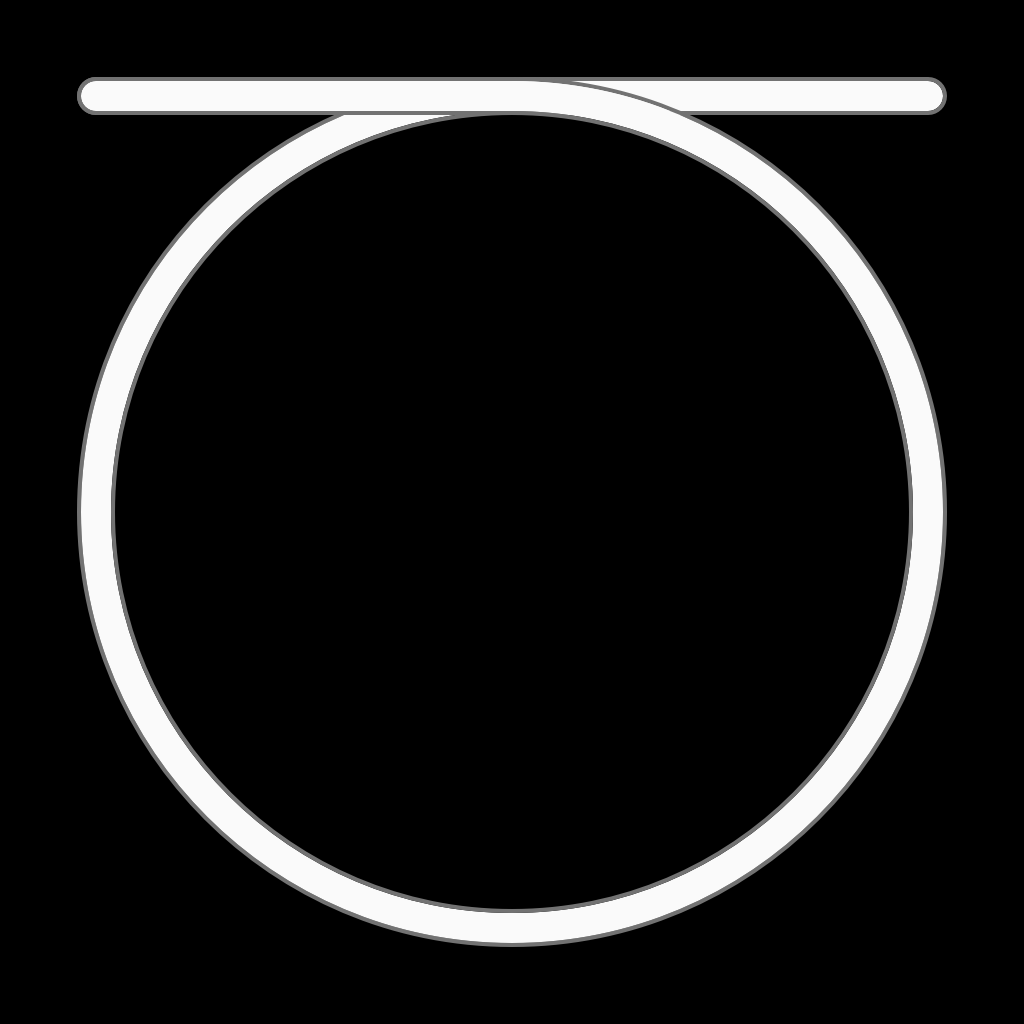

Tiled map render using the project's own tile images. Description and the whole map definition, tile-layer contents included, below:
An orthogonal 16x16 tile map with 64x64 px tiles, 2 tile layers (0, 2).

<map version="1.2" tiledversion="1.2.3" orientation="orthogonal" renderorder="right-down" width="16" height="16" tilewidth="64" tileheight="64" infinite="0" nextlayerid="4" nextobjectid="1">
 <tileset firstgid="1" name="temp-tiles" tilewidth="64" tileheight="64" tilecount="66" columns="11">
  <image source="../assets/temp-tiles.png" trans="eebdfa" width="704" height="384" />
 </tileset>
 <layer id="1" name="0" width="16" height="16">
  <data encoding="csv">
0,0,0,0,0,0,0,0,0,0,0,0,0,0,0,0,
0,2684354585,0,0,2147483690,2147483689,2147483688,2147483687,2684354584,2684354584,2684354584,2684354584,2684354584,2684354584,1610612761,0,
0,0,0,2147483702,2147483701,2147483700,2147483699,0,0,0,0,0,0,0,0,0,
0,0,1610612790,2147483713,2147483712,0,0,0,0,0,0,0,0,0,0,0,
0,1610612778,1610612789,1610612800,0,0,0,0,0,0,0,0,0,0,0,0,
0,1610612777,1610612788,0,0,0,0,0,0,0,0,0,0,0,0,0,
0,1610612776,1610612787,0,0,0,0,0,0,0,0,0,0,0,0,0,
0,1610612775,0,0,0,0,0,0,0,0,0,0,0,0,0,0,
0,536870951,0,0,0,0,0,0,0,0,0,0,0,0,2684354599,0,
0,536870952,536870963,0,0,0,0,0,0,0,0,0,0,2684354611,2684354600,0,
0,536870953,536870964,0,0,0,0,0,0,0,0,0,0,2684354612,2684354601,0,
0,536870954,536870965,536870976,0,0,0,0,0,0,0,0,2684354624,2684354613,2684354602,0,
0,0,536870966,3221225537,3221225536,0,0,0,0,0,0,1073741888,1073741889,2684354614,0,0,
0,0,0,3221225526,3221225525,3221225524,3221225523,0,0,1073741875,1073741876,1073741877,1073741878,0,0,0,
0,0,0,0,3221225514,3221225513,3221225512,3221225511,1073741863,1073741864,1073741865,1073741866,0,0,0,0,
0,0,0,0,0,0,0,0,0,0,0,0,0,0,0,0
</data>
 </layer>
 <layer id="3" name="2" width="16" height="16">
  <data encoding="csv">
0,0,0,0,0,0,0,0,0,0,0,0,0,0,0,0,
0,2684354585,2684354584,2684354584,2684354584,2684354584,2684354584,2684354584,39,40,41,42,0,0,0,0,
0,0,0,0,0,0,0,0,0,51,52,53,54,0,0,0,
0,0,0,0,0,0,0,0,0,0,0,64,3758096449,3758096438,0,0,
0,0,0,0,0,0,0,0,0,0,0,0,3758096448,3758096437,3758096426,0,
0,0,0,0,0,0,0,0,0,0,0,0,0,3758096436,3758096425,0,
0,0,0,0,0,0,0,0,0,0,0,0,0,3758096435,3758096424,0,
0,0,0,0,0,0,0,0,0,0,0,0,0,0,3758096423,0,
0,0,0,0,0,0,0,0,0,0,0,0,0,0,0,0,
0,0,0,0,0,0,0,0,0,0,0,0,0,0,0,0,
0,0,0,0,0,0,0,0,0,0,0,0,0,0,0,0,
0,0,0,0,0,0,0,0,0,0,0,0,0,0,0,0,
0,0,0,0,0,0,0,0,0,0,0,0,0,0,0,0,
0,0,0,0,0,0,0,0,0,0,0,0,0,0,0,0,
0,0,0,0,0,0,0,0,0,0,0,0,0,0,0,0,
0,0,0,0,0,0,0,0,0,0,0,0,0,0,0,0
</data>
 </layer>
</map>